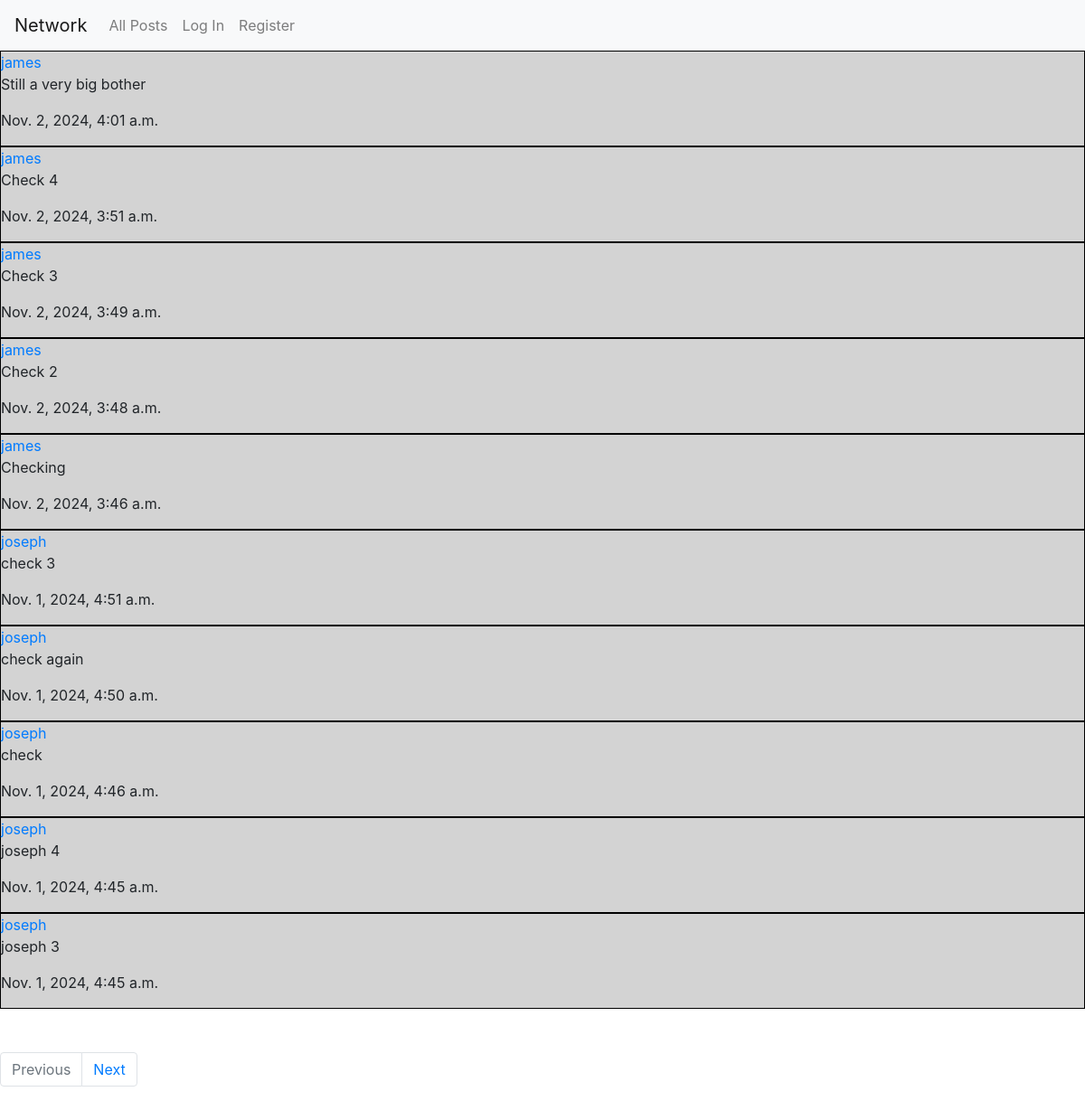
Before: / with the older database file.
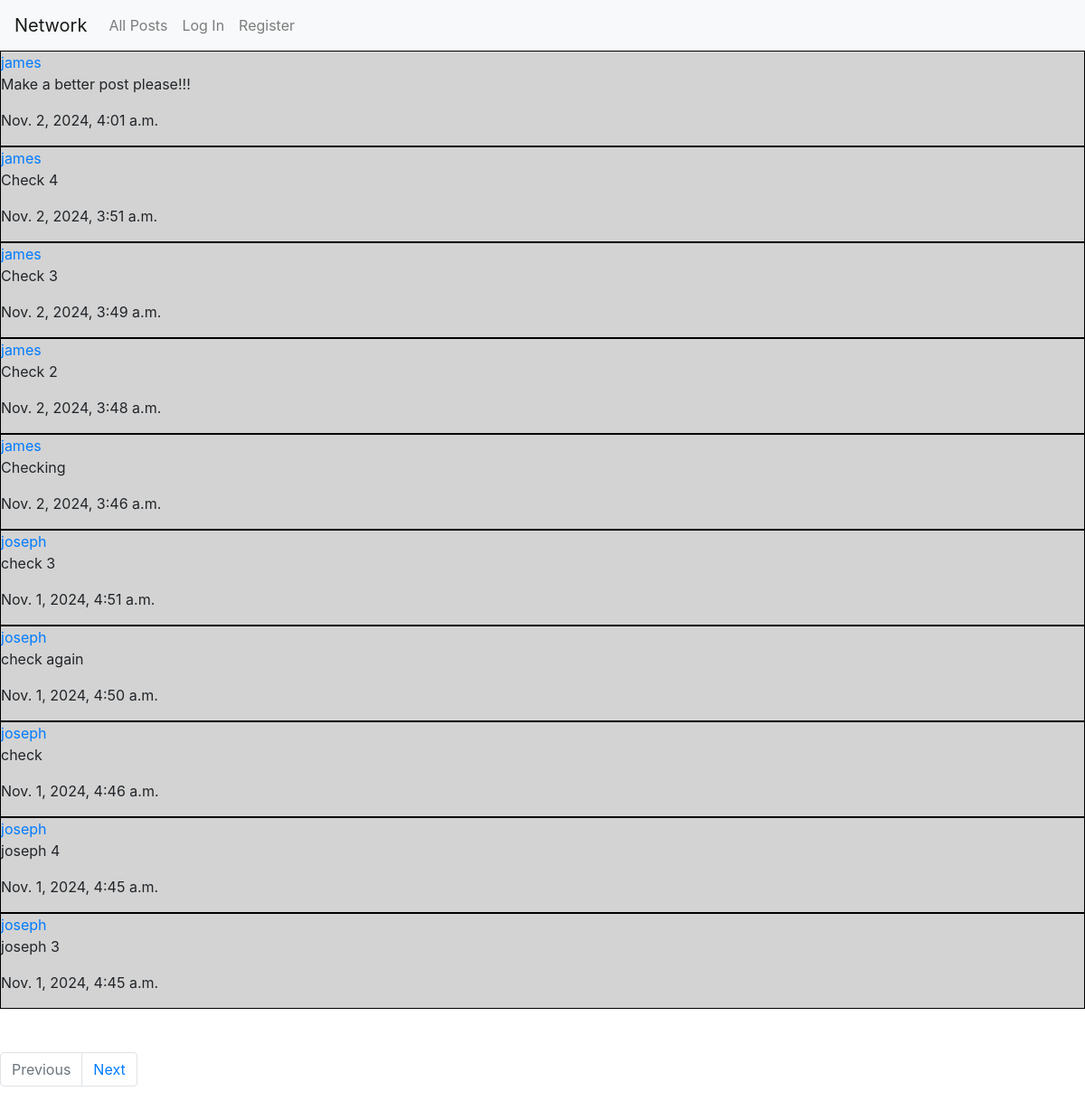
After: the same page with the newer database file.
### network/models.py (models this page shows, shortened)
class Post(models.Model):
    poster = models.ForeignKey(User, on_delete=models.CASCADE, related_name='poster')
    post = models.TextField()
    likes = models.IntegerField(default=0)
    posting_date = models.DateTimeField(auto_now_add=True)

class User(AbstractUser):
    pass

### network/views.py (the view)
# urls.py: path("", views.index, name="index"),
def index(request):
    if request.method == 'POST':
        form = PostForm(request.POST)
        if form.is_valid():
            post_instance = Post() # Create a blank instance of the Class post
            post_instance = form.save(commit=False) # Save the values to the instance but not yet to the database
            user_instance = User.objects.get(id=request.user.id)
            post_instance.poster = user_instance # add the user details to the instance
            post_instance.save()
            return HttpResponseRedirect(reverse('index'))
    else:
        form = PostForm()
        all_posts = Post.objects.all().order_by('-posting_date')
        p = Paginator(all_posts, 10)
        page = request.GET.get('page')
        display_posts = p.get_page(page)
        if request.user.id:
            user_instance = User.objects.get(id=request.user.id)
            likes = Like.objects.filter(liker=user_instance)
            like_ids = [like.post.id for like in likes]
            return render(request, "network/index.html", {
                "posts" : display_posts,
                'form':form,
                'likes':like_ids
            })
        else:
            return render(request, "network/index.html", {
                "posts" : display_posts,
                'form':form
            })

### network/templates/network/index.html (shortened to what this page needs)
{% extends "network/layout.html" %}
{% load static %}
{% block body %}
    {% for post in posts %}
        <div class="div-posts">
            <a href="{% url 'profile' post.poster.id %}">{{ post.poster }}</a>
            <p class="post" data-id ='{{ post.id }}'>{{ post.post }}</p>
            <p>{{post.posting_date}}</p>
        </div>
    {% endfor %}
    <br><br>
    <nav aria-label="Page navigation example">
        <ul class="pagination" name="page">
            {% if posts.has_previous %}
                <li class="page-item"><a class="page-link" href="?page={{ posts.previous_page_number }}">Previous</a></li>
            {% else %}
                <li class="page-item disabled">
                    <a class="page-link" href="#" tabindex="-1" aria-disabled="true">Previous</a>
                </li>
            {% endif %}
            {% if posts.has_next %}
                <li class="page-item"><a class="page-link" href="?page={{ posts.next_page_number }}">Next</a></li>
            {% else %}
                <li class="page-item disabled">
                    <a class="page-link" href="#" tabindex="-1" aria-disabled="true">Next</a>
                </li>
            {% endif %}
        </ul>
    </nav>
{% endblock %}

Changed rows visible on the page:
changed Post: post "Still a very big bother" → "Make a better post please!!!"
